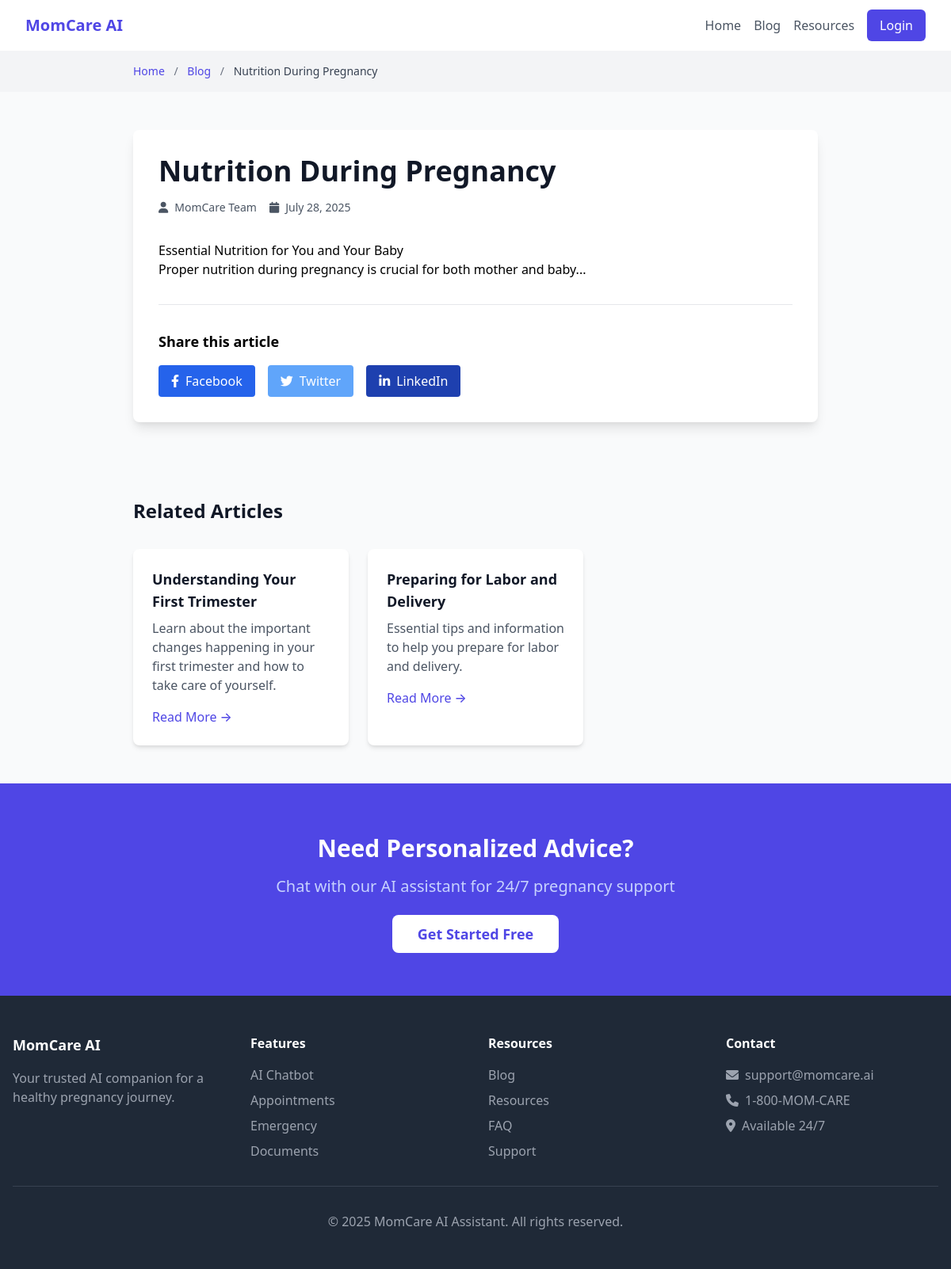
Screenshot of /blog_post.php?slug=nutrition-during-pregnancy with the database file from the repository.
### tables this page shows
CREATE TABLE blog_posts (
    id INT AUTO_INCREMENT PRIMARY KEY,
    title VARCHAR(255) NOT NULL,
    slug VARCHAR(255) UNIQUE NOT NULL,
    content LONGTEXT NOT NULL,
    excerpt TEXT,
    featured_image VARCHAR(500),
    author VARCHAR(255) DEFAULT 'MomCare Team',
    published BOOLEAN DEFAULT FALSE,
    created_at TIMESTAMP DEFAULT CURRENT_TIMESTAMP,
    updated_at TIMESTAMP DEFAULT CURRENT_TIMESTAMP ON UPDATE CURRENT_TIMESTAMP
);

### includes/functions.php (called while the page is built, shortened)
<?php
function isLoggedIn() {
    return isset($_SESSION['user_id']) && isset($_SESSION['session_token']);
}
function sanitizeInput($data) {
    $data = trim($data);
    $data = stripslashes($data);
    $data = htmlspecialchars($data);
    return $data;
}
?>

### blog_post.php (the view, shortened to what this page needs)
<?php
require_once 'includes/functions.php';
$slug = isset($_GET['slug']) ? sanitizeInput($_GET['slug']) : '';
$query = "SELECT * FROM blog_posts WHERE slug = :slug AND published = 1";
$stmt = $db->prepare($query);
$stmt->bindParam(':slug', $slug);
$stmt->execute();
$post = $stmt->fetch(PDO::FETCH_ASSOC);
$query = "SELECT id, title, slug, excerpt FROM blog_posts WHERE published = 1 AND id != :id ORDER BY created_at DESC LIMIT 3";
$stmt = $db->prepare($query);
$stmt->bindParam(':id', $post['id']);
$stmt->execute();
$related_posts = $stmt->fetchAll(PDO::FETCH_ASSOC);
?>
<!DOCTYPE html>
<html lang="en">
<head>
    <link href="https://cdn.jsdelivr.net/npm/tailwindcss@2.2.19/dist/tailwind.min.css" rel="stylesheet">
    <link href="https://cdnjs.cloudflare.com/ajax/libs/font-awesome/6.0.0/css/all.min.css" rel="stylesheet">
</head>
<body class="bg-gray-50">
    <nav class="bg-white shadow-sm">
        <div class="max-w-7xl mx-auto px-4 sm:px-6 lg:px-8">
            <div class="flex justify-between h-16">
                <div class="flex items-center">
                    <a href="index.php" class="text-xl font-bold text-indigo-600">MomCare AI</a>
                </div>
                <div class="flex items-center space-x-4">
                    <a href="index.php" class="text-gray-600 hover:text-indigo-600">Home</a>
                    <a href="blog.php" class="text-gray-600 hover:text-indigo-600">Blog</a>
                    <a href="resources.php" class="text-gray-600 hover:text-indigo-600">Resources</a>
                    <?php if (isLoggedIn()): ?>
                        <a href="dashboard.php" class="text-gray-600 hover:text-indigo-600">Dashboard</a>
                        <a href="logout.php" class="text-red-600 hover:text-red-800">Logout</a>
                    <?php else: ?>
                        <a href="login.php" class="bg-indigo-600 text-white px-4 py-2 rounded-md hover:bg-indigo-700">Login</a>
                    <?php endif; ?>
                </div>
            </div>
        </div>
    </nav>
    <div class="bg-gray-100 py-4">
        <div class="max-w-4xl mx-auto px-4">
            <nav class="text-sm">
                <a href="index.php" class="text-indigo-600 hover:text-indigo-800">Home</a>
                <span class="mx-2 text-gray-500">/</span>
                <a href="blog.php" class="text-indigo-600 hover:text-indigo-800">Blog</a>
                <span class="mx-2 text-gray-500">/</span>
                <span class="text-gray-700"><?php echo htmlspecialchars($post['title']); ?></span>
            </nav>
        </div>
    </div>
    <article class="max-w-4xl mx-auto py-12 px-4">
        <div class="bg-white rounded-lg shadow-lg overflow-hidden">
            <div class="p-8">
                <header class="mb-8">
                    <h1 class="text-3xl md:text-4xl font-bold text-gray-900 mb-4">
                        <?php echo htmlspecialchars($post['title']); ?>
                    </h1>
                    <div class="flex items-center text-gray-600 text-sm">
                        <i class="fas fa-user mr-2"></i>
                        <span class="mr-4"><?php echo htmlspecialchars($post['author']); ?></span>
                        <i class="fas fa-calendar mr-2"></i>
                        <span><?php echo date('F j, Y', strtotime($post['created_at'])); ?></span>
                    </div>
                </header>
                <div class="prose prose-lg max-w-none">
                    <?php echo $post['content']; ?>
                </div>
                <div class="mt-8 pt-8 border-t border-gray-200">
                    <h3 class="text-lg font-semibold mb-4">Share this article</h3>
                    <div class="flex space-x-4">
                        <a href="#" class="bg-blue-600 text-white px-4 py-2 rounded hover:bg-blue-700">
                            <i class="fab fa-facebook-f mr-2"></i>Facebook
                        </a>
                        <a href="#" class="bg-blue-400 text-white px-4 py-2 rounded hover:bg-blue-500">
                            <i class="fab fa-twitter mr-2"></i>Twitter
                        </a>
                        <a href="#" class="bg-blue-800 text-white px-4 py-2 rounded hover:bg-blue-900">
                            <i class="fab fa-linkedin-in mr-2"></i>LinkedIn
                        </a>
                    </div>
                </div>
            </div>
        </div>
    </article>
    <?php if (!empty($related_posts)): ?>
        <section class="max-w-4xl mx-auto py-12 px-4">
            <h2 class="text-2xl font-bold text-gray-900 mb-8">Related Articles</h2>
            <div class="grid gap-6 md:grid-cols-3">
                <?php foreach ($related_posts as $related): ?>
                    <article class="bg-white rounded-lg shadow-md overflow-hidden hover:shadow-lg transition duration-300">
                        <div class="p-6">
                            <h3 class="text-lg font-semibold text-gray-900 mb-2">
                                <a href="blog_post.php?slug=<?php echo urlencode($related['slug']); ?>"
                                   class="hover:text-indigo-600">
                                    <?php echo htmlspecialchars($related['title']); ?>
                                </a>
                            </h3>
                            <p class="text-gray-600 mb-4">
                                <?php echo htmlspecialchars($related['excerpt']); ?>
                            </p>
                            <a href="blog_post.php?slug=<?php echo urlencode($related['slug']); ?>"
                               class="text-indigo-600 hover:text-indigo-800 font-medium">
                                Read More →
                            </a>
                        </div>
                    </article>
                <?php endforeach; ?>
            </div>
        </section>
    <?php endif; ?>
    <section class="bg-indigo-600 py-16">
        <div class="max-w-4xl mx-auto text-center px-4">
            <h2 class="text-3xl font-bold text-white mb-4">Need Personalized Advice?</h2>
            <p class="text-xl text-indigo-200 mb-8">Chat with our AI assistant for 24/7 pregnancy support</p>
            <?php if (isLoggedIn()): ?>
                <a href="chat.php" class="bg-white text-indigo-600 px-8 py-3 rounded-lg text-lg font-semibold hover:bg-gray-100 transition duration-300">
                    Start Chatting Now
                </a>
            <?php else: ?>
                <a href="signup.php" class="bg-white text-indigo-600 px-8 py-3 rounded-lg text-lg font-semibold hover:bg-gray-100 transition duration-300">
                    Get Started Free
                </a>
            <?php endif; ?>
        </div>
    </section>
    <footer class="bg-gray-800 text-white py-12">
        <div class="max-w-7xl mx-auto px-4">
            <div class="grid md:grid-cols-4 gap-8">
                <div>
                    <h3 class="text-lg font-semibold mb-4">MomCare AI</h3>
                    <p class="text-gray-400">Your trusted AI companion for a healthy pregnancy journey.</p>
                </div>
                <div>
                    <h4 class="font-semibold mb-4">Features</h4>
                    <ul class="space-y-2 text-gray-400">
                        <li><a href="chat.php" class="hover:text-white">AI Chatbot</a></li>
                        <li><a href="appointments.php" class="hover:text-white">Appointments</a></li>
                        <li><a href="emergency.php" class="hover:text-white">Emergency</a></li>
                        <li><a href="medicaldocuments.php" class="hover:text-white">Documents</a></li>
                    </ul>
                </div>
                <div>
                    <h4 class="font-semibold mb-4">Resources</h4>
                    <ul class="space-y-2 text-gray-400">
                        <li><a href="blog.php" class="hover:text-white">Blog</a></li>
                        <li><a href="resources.php" class="hover:text-white">Resources</a></li>
                        <li><a href="#" class="hover:text-white">FAQ</a></li>
                        <li><a href="#" class="hover:text-white">Support</a></li>
                    </ul>
                </div>
                <div>
                    <h4 class="font-semibold mb-4">Contact</h4>
                    <ul class="space-y-2 text-gray-400">
                        <li><i class="fas fa-envelope mr-2"></i>support@momcare.ai</li>
                        <li><i class="fas fa-phone mr-2"></i>1-800-MOM-CARE</li>
                        <li><i class="fas fa-map-marker-alt mr-2"></i>Available 24/7</li>
                    </ul>
                </div>
            </div>
            <div class="border-t border-gray-700 mt-8 pt-8 text-center text-gray-400">
                <p>&copy; 2025 MomCare AI Assistant. All rights reserved.</p>
            </div>
        </div>
    </footer>
</body>
</html>

### rows the page displays
blog_posts: title "Nutrition During Pregnancy", author "MomCare Team", created_at "July 28, 2025", content "Essential Nutrition for You and Your Baby Proper nutrition during pregnancy is crucial for both mother and baby..."
blog_posts: title "Understanding Your First Trimester", excerpt "Learn about the important changes happening in your first trimester and how to take care of yourself."
blog_posts: title "Preparing for Labor and Delivery", excerpt "Essential tips and information to help you prepare for labor and delivery."
